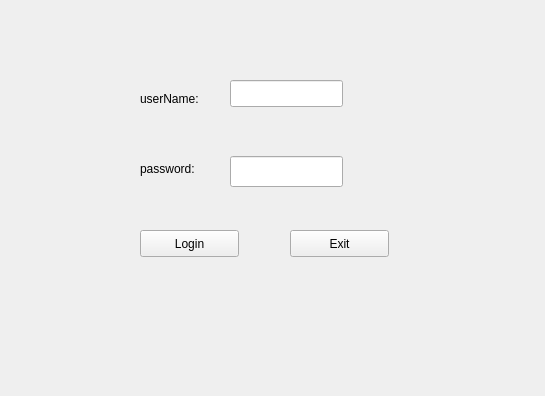
<?xml version="1.0" encoding="UTF-8"?>
<ui version="4.0">
 <class>login</class>
 <widget class="QWidget" name="login">
  <property name="geometry">
   <rect>
    <x>0</x>
    <y>0</y>
    <width>545</width>
    <height>396</height>
   </rect>
  </property>
  <property name="windowTitle">
   <string>User Login</string>
  </property>
  <widget class="QLineEdit" name="usrLineEdit">
   <property name="geometry">
    <rect>
     <x>230</x>
     <y>80</y>
     <width>113</width>
     <height>27</height>
    </rect>
   </property>
  </widget>
  <widget class="QLineEdit" name="pwdLineEdit">
   <property name="geometry">
    <rect>
     <x>230</x>
     <y>156</y>
     <width>113</width>
     <height>31</height>
    </rect>
   </property>
  </widget>
  <widget class="QLabel" name="usrLabel">
   <property name="geometry">
    <rect>
     <x>140</x>
     <y>90</y>
     <width>81</width>
     <height>17</height>
    </rect>
   </property>
   <property name="text">
    <string>userName:</string>
   </property>
  </widget>
  <widget class="QLabel" name="pwdLabel">
   <property name="geometry">
    <rect>
     <x>140</x>
     <y>160</y>
     <width>71</width>
     <height>17</height>
    </rect>
   </property>
   <property name="text">
    <string>password:</string>
   </property>
  </widget>
  <widget class="QPushButton" name="loginBtn">
   <property name="geometry">
    <rect>
     <x>140</x>
     <y>230</y>
     <width>99</width>
     <height>27</height>
    </rect>
   </property>
   <property name="text">
    <string>Login</string>
   </property>
  </widget>
  <widget class="QPushButton" name="exitBtn">
   <property name="geometry">
    <rect>
     <x>290</x>
     <y>230</y>
     <width>99</width>
     <height>27</height>
    </rect>
   </property>
   <property name="text">
    <string>Exit</string>
   </property>
  </widget>
 </widget>
 <resources/>
 <connections>
  <connection>
   <sender>exitBtn</sender>
   <signal>clicked()</signal>
   <receiver>login</receiver>
   <slot>close()</slot>
   <hints>
    <hint type="sourcelabel">
     <x>339</x>
     <y>243</y>
    </hint>
    <hint type="destinationlabel">
     <x>272</x>
     <y>197</y>
    </hint>
   </hints>
  </connection>
 </connections>
</ui>
